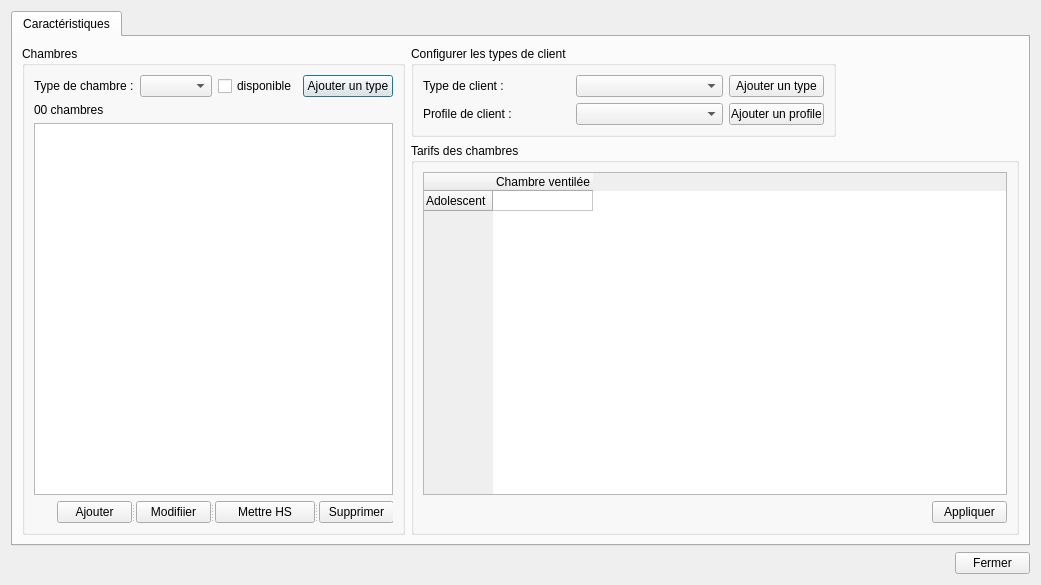
<?xml version="1.0" encoding="UTF-8"?>
<ui version="4.0">
 <class>DialogConfigChambre</class>
 <widget class="QDialog" name="DialogConfigChambre">
  <property name="geometry">
   <rect>
    <x>0</x>
    <y>0</y>
    <width>1041</width>
    <height>585</height>
   </rect>
  </property>
  <property name="windowTitle">
   <string>Dialog</string>
  </property>
  <property name="windowIcon">
   <iconset resource="images.qrc">
    <normaloff>:/images/logo.png</normaloff>:/images/logo.png</iconset>
  </property>
  <layout class="QGridLayout" name="gridLayout_6">
   <item row="0" column="0">
    <widget class="QTabWidget" name="tabWidget">
     <property name="currentIndex">
      <number>0</number>
     </property>
     <widget class="QWidget" name="tab">
      <attribute name="title">
       <string>Caractéristiques</string>
      </attribute>
      <layout class="QGridLayout" name="gridLayout_2">
       <item row="0" column="0" rowspan="2">
        <widget class="QGroupBox" name="groupBox_3">
         <property name="maximumSize">
          <size>
           <width>400</width>
           <height>16777215</height>
          </size>
         </property>
         <property name="title">
          <string>Chambres</string>
         </property>
         <layout class="QGridLayout" name="gridLayout">
          <item row="0" column="0">
           <layout class="QHBoxLayout" name="horizontalLayout">
            <item>
             <widget class="QLabel" name="label">
              <property name="text">
               <string>Type de chambre :</string>
              </property>
             </widget>
            </item>
            <item>
             <widget class="QComboBox" name="comboBoxTypeChambre">
              <property name="sizeAdjustPolicy">
               <enum>QComboBox::AdjustToContents</enum>
              </property>
             </widget>
            </item>
           </layout>
          </item>
          <item row="0" column="1">
           <widget class="QCheckBox" name="checkBoxTypeChDispo">
            <property name="maximumSize">
             <size>
              <width>110</width>
              <height>23</height>
             </size>
            </property>
            <property name="text">
             <string>disponible</string>
            </property>
           </widget>
          </item>
          <item row="0" column="2">
           <widget class="QPushButton" name="btn_ajouterUnTypeChambre">
            <property name="minimumSize">
             <size>
              <width>90</width>
              <height>0</height>
             </size>
            </property>
            <property name="maximumSize">
             <size>
              <width>95</width>
              <height>16777215</height>
             </size>
            </property>
            <property name="text">
             <string>Ajouter un type</string>
            </property>
           </widget>
          </item>
          <item row="1" column="0" colspan="2">
           <widget class="QLabel" name="labelNbChambres">
            <property name="text">
             <string>00 chambres</string>
            </property>
           </widget>
          </item>
          <item row="2" column="0" colspan="3">
           <widget class="QTableView" name="tableViewChambres">
            <property name="minimumSize">
             <size>
              <width>240</width>
              <height>0</height>
             </size>
            </property>
            <property name="maximumSize">
             <size>
              <width>16777215</width>
              <height>16777215</height>
             </size>
            </property>
            <property name="editTriggers">
             <set>QAbstractItemView::NoEditTriggers</set>
            </property>
            <property name="selectionMode">
             <enum>QAbstractItemView::SingleSelection</enum>
            </property>
            <property name="selectionBehavior">
             <enum>QAbstractItemView::SelectRows</enum>
            </property>
            <attribute name="horizontalHeaderMinimumSectionSize">
             <number>110</number>
            </attribute>
            <attribute name="horizontalHeaderStretchLastSection">
             <bool>true</bool>
            </attribute>
            <attribute name="verticalHeaderCascadingSectionResizes">
             <bool>true</bool>
            </attribute>
            <attribute name="verticalHeaderDefaultSectionSize">
             <number>21</number>
            </attribute>
            <attribute name="verticalHeaderDefaultSectionSize">
             <number>21</number>
            </attribute>
            <attribute name="horizontalHeaderStretchLastSection">
             <bool>true</bool>
            </attribute>
            <attribute name="verticalHeaderCascadingSectionResizes">
             <bool>true</bool>
            </attribute>
            <attribute name="horizontalHeaderMinimumSectionSize">
             <number>110</number>
            </attribute>
           </widget>
          </item>
          <item row="3" column="0" colspan="3">
           <widget class="QSplitter" name="splitter">
            <property name="layoutDirection">
             <enum>Qt::RightToLeft</enum>
            </property>
            <property name="orientation">
             <enum>Qt::Horizontal</enum>
            </property>
            <widget class="QPushButton" name="btn_supprimer">
             <property name="maximumSize">
              <size>
               <width>75</width>
               <height>23</height>
              </size>
             </property>
             <property name="layoutDirection">
              <enum>Qt::RightToLeft</enum>
             </property>
             <property name="text">
              <string>Supprimer</string>
             </property>
            </widget>
            <widget class="QPushButton" name="btn_mettreHS">
             <property name="maximumSize">
              <size>
               <width>100</width>
               <height>23</height>
              </size>
             </property>
             <property name="layoutDirection">
              <enum>Qt::LeftToRight</enum>
             </property>
             <property name="text">
              <string>Mettre HS</string>
             </property>
            </widget>
            <widget class="QPushButton" name="btn_modifier">
             <property name="maximumSize">
              <size>
               <width>75</width>
               <height>23</height>
              </size>
             </property>
             <property name="layoutDirection">
              <enum>Qt::LeftToRight</enum>
             </property>
             <property name="text">
              <string>Modifiier</string>
             </property>
            </widget>
            <widget class="QPushButton" name="btn_ajouter">
             <property name="maximumSize">
              <size>
               <width>75</width>
               <height>23</height>
              </size>
             </property>
             <property name="layoutDirection">
              <enum>Qt::LeftToRight</enum>
             </property>
             <property name="text">
              <string>Ajouter</string>
             </property>
            </widget>
           </widget>
          </item>
         </layout>
        </widget>
       </item>
       <item row="0" column="1">
        <widget class="QGroupBox" name="groupBox">
         <property name="minimumSize">
          <size>
           <width>355</width>
           <height>0</height>
          </size>
         </property>
         <property name="maximumSize">
          <size>
           <width>425</width>
           <height>111</height>
          </size>
         </property>
         <property name="title">
          <string>Configurer les types de client</string>
         </property>
         <layout class="QGridLayout" name="gridLayout_3">
          <item row="0" column="0">
           <layout class="QHBoxLayout" name="horizontalLayout_2">
            <item>
             <widget class="QLabel" name="label_2">
              <property name="text">
               <string>Type de client :</string>
              </property>
             </widget>
            </item>
            <item>
             <widget class="QComboBox" name="comboBoxTypeClient">
              <property name="sizeAdjustPolicy">
               <enum>QComboBox::AdjustToContents</enum>
              </property>
             </widget>
            </item>
           </layout>
          </item>
          <item row="0" column="1">
           <widget class="QPushButton" name="btn_ajouterUnTypeClient">
            <property name="minimumSize">
             <size>
              <width>90</width>
              <height>0</height>
             </size>
            </property>
            <property name="maximumSize">
             <size>
              <width>95</width>
              <height>16777215</height>
             </size>
            </property>
            <property name="text">
             <string>Ajouter un type</string>
            </property>
           </widget>
          </item>
          <item row="1" column="0">
           <layout class="QHBoxLayout" name="horizontalLayout_3">
            <item>
             <widget class="QLabel" name="label_3">
              <property name="text">
               <string>Profile de client :</string>
              </property>
             </widget>
            </item>
            <item>
             <widget class="QComboBox" name="comboBoxProfileClient">
              <property name="sizeAdjustPolicy">
               <enum>QComboBox::AdjustToContents</enum>
              </property>
             </widget>
            </item>
           </layout>
          </item>
          <item row="1" column="1">
           <widget class="QPushButton" name="btn_ajouterUnTypeProfile">
            <property name="minimumSize">
             <size>
              <width>90</width>
              <height>0</height>
             </size>
            </property>
            <property name="maximumSize">
             <size>
              <width>95</width>
              <height>16777215</height>
             </size>
            </property>
            <property name="text">
             <string>Ajouter un profile</string>
            </property>
           </widget>
          </item>
         </layout>
        </widget>
       </item>
       <item row="1" column="1">
        <widget class="QGroupBox" name="groupBox_4">
         <property name="title">
          <string>Tarifs des chambres</string>
         </property>
         <layout class="QGridLayout" name="gridLayout_5">
          <item row="0" column="0">
           <widget class="QTableWidget" name="tableWidgetTarifsChambres">
            <attribute name="verticalHeaderDefaultSectionSize">
             <number>20</number>
            </attribute>
            <attribute name="verticalHeaderDefaultSectionSize">
             <number>20</number>
            </attribute>
            <row>
             <property name="text">
              <string>Adolescent</string>
             </property>
            </row>
            <column>
             <property name="text">
              <string>Chambre ventilée</string>
             </property>
            </column>
           </widget>
          </item>
          <item row="1" column="0">
           <widget class="QPushButton" name="btn_appliquer">
            <property name="maximumSize">
             <size>
              <width>75</width>
              <height>23</height>
             </size>
            </property>
            <property name="layoutDirection">
             <enum>Qt::RightToLeft</enum>
            </property>
            <property name="text">
             <string>Appliquer</string>
            </property>
           </widget>
          </item>
         </layout>
        </widget>
       </item>
      </layout>
     </widget>
    </widget>
   </item>
   <item row="1" column="0">
    <widget class="QPushButton" name="btn_fermer">
     <property name="maximumSize">
      <size>
       <width>75</width>
       <height>23</height>
      </size>
     </property>
     <property name="layoutDirection">
      <enum>Qt::RightToLeft</enum>
     </property>
     <property name="text">
      <string>Fermer</string>
     </property>
    </widget>
   </item>
  </layout>
 </widget>
 <resources>
  <include location="images.qrc"/>
 </resources>
 <connections/>
</ui>
